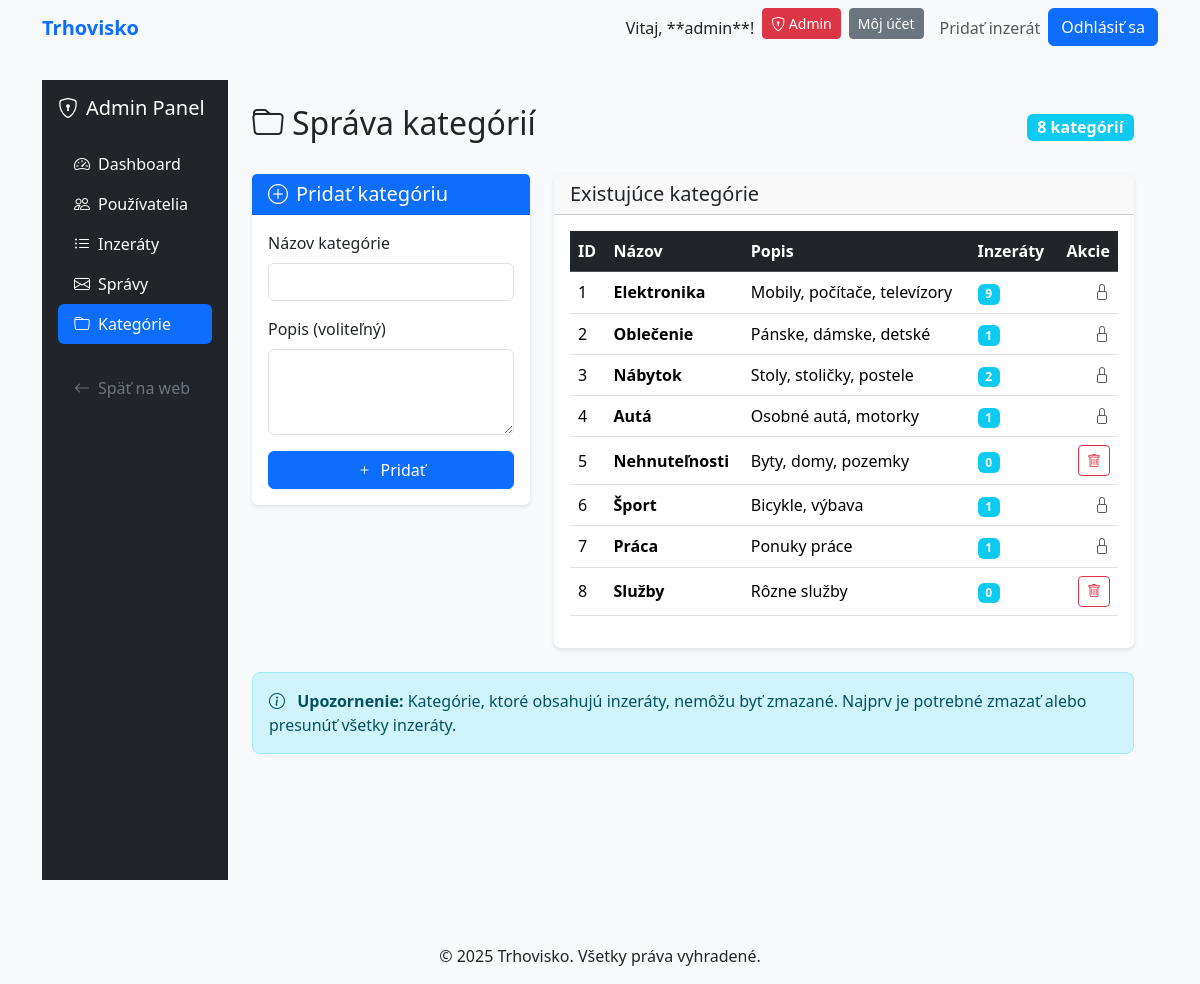
The app's page /admin/categories (signed in), older data.
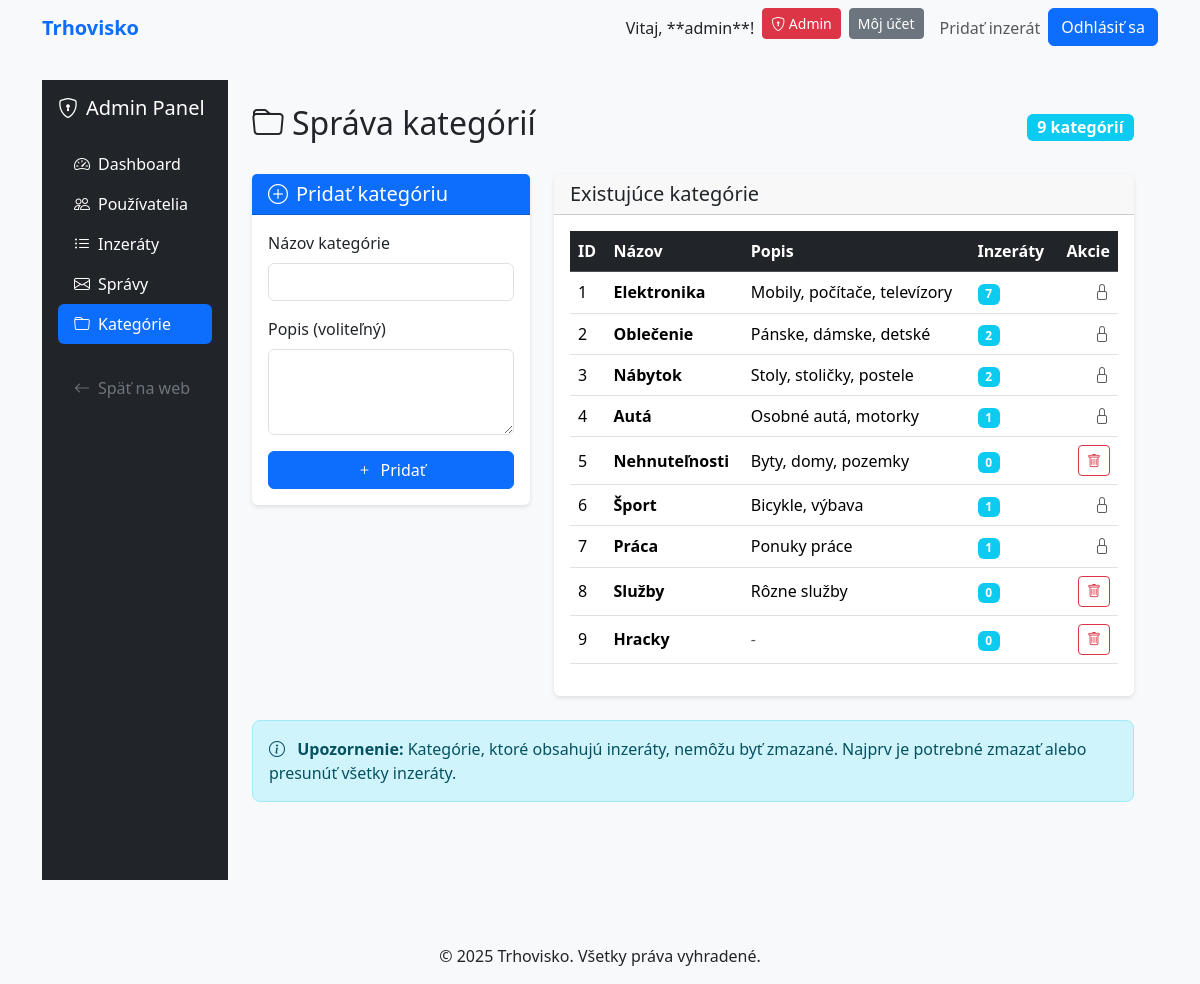
The same page, newer data.
### models.py (models this page shows)
class Category(db.Model):
    id = db.Column(db.Integer, primary_key=True)
    name = db.Column(db.String(100), nullable=False)
    description = db.Column(db.Text)
    parent_id = db.Column(db.Integer, db.ForeignKey('category.id'), nullable=True)
    listings = db.relationship('Listing', backref='category', lazy=True)
    subcategories = db.relationship('Category', backref=db.backref('parent', remote_side=[id]), lazy=True)

### routes.py (the view)
    @app.route('/admin/categories')
    @login_required
    @admin_required
    def admin_categories():
        categories = Category.query.all()
        return render_template('admin/categories.html', categories=categories)

### app.py (called while the page is built)
    @app.context_processor
    def inject_user():
        from flask_login import current_user
        return dict(current_user=current_user)

    @login_manager.user_loader
    def load_user(user_id):
        from models import User
        return db.session.get(User, int(user_id))

### models.py (called while the page is built)
    def is_admin(self):
        return self.role == 'admin'

### routes.py (called while the page is built)
def admin_required(f):
    from functools import wraps
    @wraps(f)
    def decorated_function(*args, **kwargs):
        if not current_user.is_authenticated or not current_user.is_admin():
            flash('Prístup zamietnutý. Vyžadujú sa administrátorské práva.', 'danger')
            return redirect(url_for('home'))
        return f(*args, **kwargs)
    return decorated_function

### templates/admin/categories.html (shortened to what the changed rows need)
{% extends "admin/base_admin.html" %}
{% block admin_content %}
<div class="d-flex justify-content-between align-items-center mb-4">
    <h2><i class="bi bi-folder me-2"></i>Správa kategórií</h2>
    <span class="badge bg-info fs-6">{{ categories|length }} kategórií</span>
</div>
<div class="row">
    <div class="col-md-8">
        <div class="card">
            <div class="card-body">
                <div class="table-responsive">
                    <table class="table table-hover align-middle">
                        <thead class="table-dark">
                            <tr>
                                <th>ID</th>
                                <th>Názov</th>
                                <th>Popis</th>
                                <th>Inzeráty</th>
                                <th class="text-end">Akcie</th>
                            </tr>
                        </thead>
                        <tbody>
                            {% for category in categories %}
                            <tr>
                                <td>{{ category.id }}</td>
                                <td><strong>{{ category.name }}</strong></td>
                                <td>
                                    {% if category.description %}
                                    {{ category.description[:50] }}{% if category.description|length > 50 %}...{% endif %}
                                    {% else %}
                                    <span class="text-muted">-</span>
                                    {% endif %}
                                </td>
                                <td>
                                    <span class="badge bg-info">{{ category.listings|length }}</span>
                                </td>
                                <td class="text-end">
                                    {% if category.listings|length == 0 %}
                                    <form method="POST" action="{{ url_for('admin_delete_category', category_id=category.id) }}"
                                          class="d-inline"
                                          onsubmit="return confirm('Naozaj chcete zmazať kategóriu \"{{ category.name }}\"?');">
                                        <button type="submit" class="btn btn-sm btn-outline-danger" title="Zmazať">
                                            <i class="bi bi-trash"></i>
                                        </button>
                                    </form>
                                    {% else %}
                                    <span class="text-muted" title="Kategória obsahuje inzeráty">
                                        <i class="bi bi-lock"></i>
                                    </span>
                                    {% endif %}
                                </td>
                            </tr>
                            {% endfor %}
                        </tbody>
                    </table>
                </div>
            </div>
        </div>
    </div>
</div>
{% endblock %}

Row changes from the older to the newer data that the page shows:
computed for Category "Elektronika": listings|length "9" → "7"
computed for Category "Oblečenie": listings|length "1" → "2"
added Category: id "9", name "Hracky", listings|length "0"
Text that changed along with them:
{{ categories|length }}: "8" → "9"
